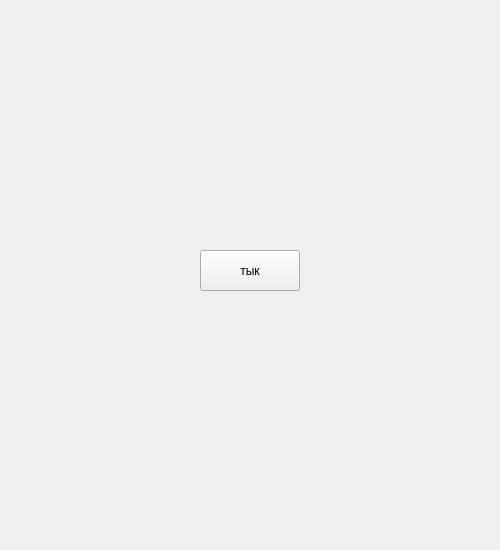
<?xml version="1.0" encoding="UTF-8"?>
<ui version="4.0">
 <class>Form</class>
 <widget class="QWidget" name="Form">
  <property name="geometry">
   <rect>
    <x>0</x>
    <y>0</y>
    <width>500</width>
    <height>550</height>
   </rect>
  </property>
  <property name="minimumSize">
   <size>
    <width>500</width>
    <height>550</height>
   </size>
  </property>
  <property name="maximumSize">
   <size>
    <width>500</width>
    <height>550</height>
   </size>
  </property>
  <property name="windowTitle">
   <string>yellow circles</string>
  </property>
  <widget class="QPushButton" name="pushButton">
   <property name="geometry">
    <rect>
     <x>200</x>
     <y>250</y>
     <width>100</width>
     <height>41</height>
    </rect>
   </property>
   <property name="text">
    <string>тык</string>
   </property>
  </widget>
 </widget>
 <resources/>
 <connections/>
</ui>
